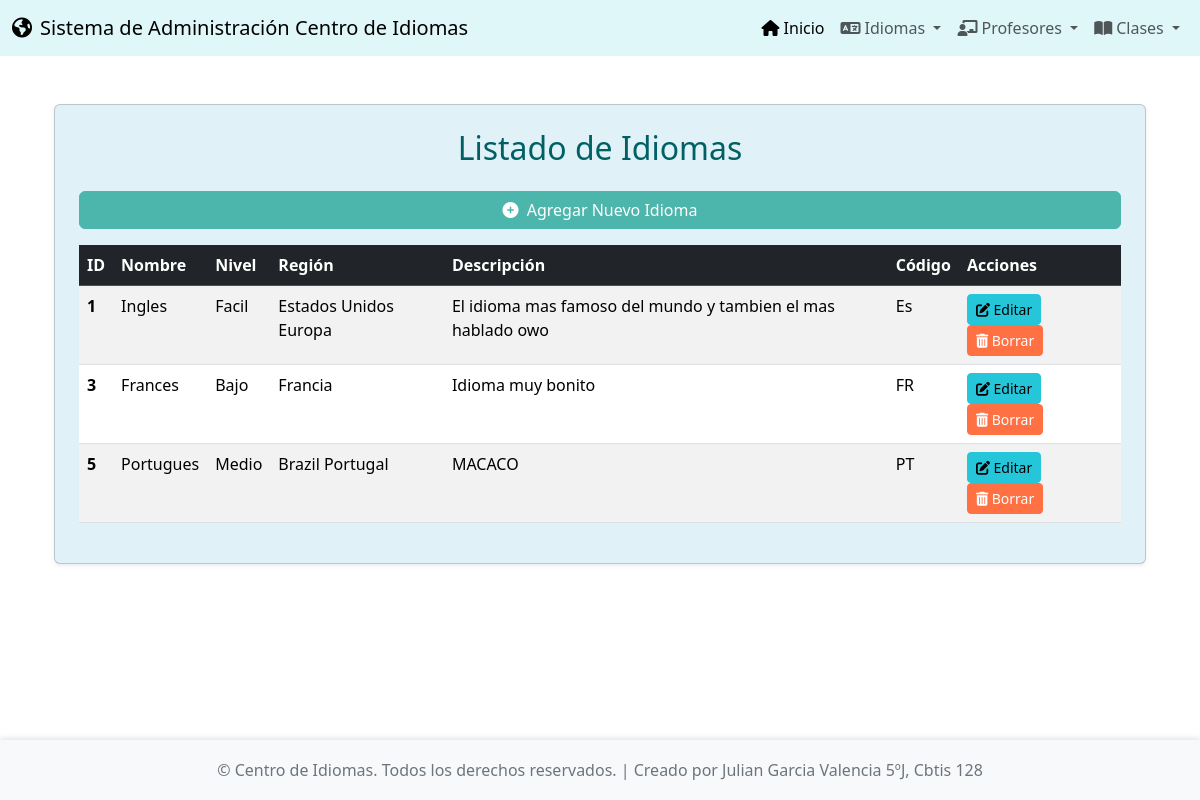
The page /idiomas/ on the database its author committed.
### app_Centro_Idiomas/models.py (models this page shows, shortened)
class Idioma(models.Model):
    nombre = models.CharField(max_length=50, unique=True)
    nivel = models.CharField(max_length=50)
    region = models.CharField(max_length=100, blank=True, null=True)
    descripcion = models.TextField(blank=True, null=True)
    codigo = models.CharField(max_length=10, unique=True)
    bandera_img = models.ImageField(upload_to='banderas/', blank=True, null=True)

### app_Centro_Idiomas/views.py (the view)
# urls.py: path('idiomas/', views.ver_idiomas, name='ver_idiomas'),
def ver_idiomas(request):
    idiomas = Idioma.objects.all()
    return render(request, 'idioma/ver_idiomas.html', {'idiomas': idiomas})

### app_Centro_Idiomas/templates/idioma/ver_idiomas.html (shortened to what this page needs)
{% extends 'base.html' %}
{% block content %}
<div class="container mt-4">
    <div class="card shadow-sm p-4" style="background-color: #e0f2f7;">
        <h2 class="card-title text-center mb-4" style="color: #006064;">Listado de Idiomas</h2>
        <a href="{% url 'agregar_idioma' %}" class="btn btn-success mb-3" style="background-color: #4db6ac; border-color: #4db6ac;"><i class="fas fa-plus-circle me-1"></i> Agregar Nuevo Idioma</a>
        {% if idiomas %}
        <div class="table-responsive">
            <table class="table table-hover table-striped">
                <thead class="table-dark" style="background-color: #00796b;">
                    <tr>
                        <th scope="col">ID</th>
                        <th scope="col">Nombre</th>
                        <th scope="col">Nivel</th>
                        <th scope="col">Región</th>
                        <th scope="col">Descripción</th>
                        <th scope="col">Código</th>
                        <th scope="col">Acciones</th>
                    </tr>
                </thead>
                <tbody>
                    {% for idioma in idiomas %}
                    <tr>
                        <th scope="row">{{ idioma.id }}</th>
                        <td>{{ idioma.nombre }}</td>
                        <td>{{ idioma.nivel }}</td>
                        <td>{{ idioma.region|default:"N/A" }}</td>
                        <td>{{ idioma.descripcion|default:"Sin descripción" }}</td>
                        <td>{{ idioma.codigo }}</td>
                        <td>
                            <a href="{% url 'actualizar_idioma' idioma.id %}" class="btn btn-sm btn-info me-1" style="background-color: #26c6da; border-color: #26c6da;"><i class="fas fa-edit"></i> Editar</a>
                            <a href="{% url 'borrar_idioma' idioma.id %}" class="btn btn-sm btn-danger" style="background-color: #ff7043; border-color: #ff7043;"><i class="fas fa-trash-alt"></i> Borrar</a>
                        </td>
                    </tr>
                    {% endfor %}
                </tbody>
            </table>
        </div>
        {% else %}
        <div class="alert alert-info text-center" role="alert" style="background-color: #e0f2f7; color: #00796b; border-color: #b2ebf2;">
            No hay idiomas registrados aún.
        </div>
        {% endif %}
    </div>
</div>
{% endblock %}

### app_Centro_Idiomas/templates/base.html (style rules this page uses)
body { display: flex; flex-direction: column; min-height: 100vh; }

### rows shown on the page
Idioma: id "1", nombre "Ingles", nivel "Facil", region "Estados Unidos Europa", descripcion "El idioma mas famoso del mundo y tambien el mas hablado owo", codigo "Es"
Idioma: id "3", nombre "Frances", nivel "Bajo", region "Francia", descripcion "Idioma muy bonito", codigo "FR"
Idioma: id "5", nombre "Portugues", nivel "Medio", region "Brazil Portugal", descripcion "MACACO", codigo "PT"
